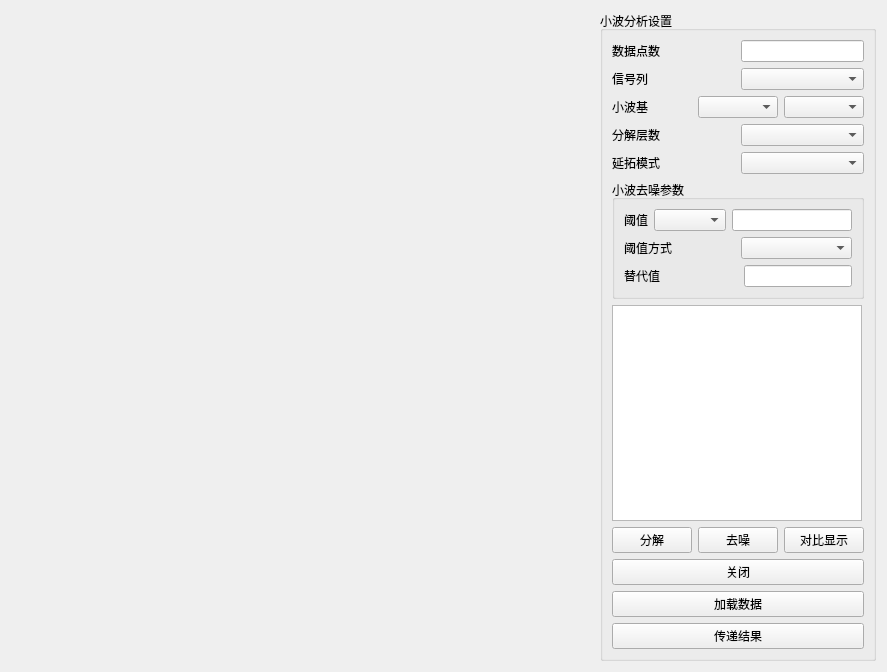
<?xml version="1.0" encoding="UTF-8"?>
<ui version="4.0">
 <class>wavelet</class>
 <widget class="QWidget" name="wavelet">
  <property name="geometry">
   <rect>
    <x>0</x>
    <y>0</y>
    <width>887</width>
    <height>672</height>
   </rect>
  </property>
   <property name="windowTitle">
    <string>小波分析</string>
  </property>
  <layout class="QHBoxLayout" name="horizontalLayout_9">
   <item>
    <widget class="QWidget" name="widget" native="true">
     <layout class="QVBoxLayout" name="verticalLayout_2">
      <item>
       <layout class="QVBoxLayout" name="verticalLayout"/>
      </item>
     </layout>
    </widget>
   </item>
   <item>
    <widget class="QGroupBox" name="groupBox">
     <property name="sizePolicy">
      <sizepolicy hsizetype="Maximum" vsizetype="Preferred">
       <horstretch>0</horstretch>
       <verstretch>0</verstretch>
      </sizepolicy>
     </property>
      <property name="title">
       <string>小波分析设置</string>
     </property>
     <layout class="QVBoxLayout" name="verticalLayout_4">
      <item>
       <layout class="QHBoxLayout" name="horizontalLayout">
        <item>
         <widget class="QLabel" name="label">
           <property name="text">
            <string>数据点数</string>
          </property>
         </widget>
        </item>
        <item>
         <widget class="QLineEdit" name="LE_size">
          <property name="sizePolicy">
           <sizepolicy hsizetype="Fixed" vsizetype="Fixed">
            <horstretch>0</horstretch>
            <verstretch>0</verstretch>
           </sizepolicy>
          </property>
          <property name="maximumSize">
           <size>
            <width>200</width>
            <height>16777215</height>
           </size>
          </property>
         </widget>
        </item>
       </layout>
      </item>
      <item>
       <layout class="QHBoxLayout" name="horizontalLayout_column">
        <item>
         <widget class="QLabel" name="label_column">
          <property name="text">
           <string>信号列</string>
          </property>
         </widget>
        </item>
        <item>
         <widget class="QComboBox" name="comb_column"/>
        </item>
       </layout>
      </item>
      <item>
       <layout class="QHBoxLayout" name="horizontalLayout_2">
        <item>
         <widget class="QLabel" name="label_2">
           <property name="text">
            <string>小波基</string>
          </property>
         </widget>
        </item>
        <item>
         <widget class="QComboBox" name="comb_families"/>
        </item>
        <item>
         <widget class="QComboBox" name="comb_family"/>
        </item>
       </layout>
      </item>
      <item>
       <layout class="QHBoxLayout" name="horizontalLayout_3">
        <item>
         <widget class="QLabel" name="label_3">
           <property name="text">
            <string>分解层数</string>
          </property>
         </widget>
        </item>
        <item>
         <widget class="QComboBox" name="comb_Level"/>
        </item>
       </layout>
      </item>
      <item>
       <layout class="QHBoxLayout" name="horizontalLayout_4">
        <item>
         <widget class="QLabel" name="label_4">
           <property name="text">
            <string>延拓模式</string>
          </property>
         </widget>
        </item>
        <item>
         <widget class="QComboBox" name="comb_modes"/>
        </item>
       </layout>
      </item>
      <item>
       <widget class="QGroupBox" name="groupBox_2">
         <property name="title">
          <string>小波去噪参数</string>
        </property>
        <layout class="QVBoxLayout" name="verticalLayout_3">
         <item>
          <layout class="QHBoxLayout" name="horizontalLayout_5">
           <item>
            <widget class="QLabel" name="label_5">
              <property name="text">
               <string>阈值</string>
             </property>
            </widget>
           </item>
           <item>
            <widget class="QComboBox" name="combo_value"/>
           </item>
           <item>
            <widget class="QLineEdit" name="LE_value"/>
           </item>
          </layout>
         </item>
         <item>
          <layout class="QHBoxLayout" name="horizontalLayout_6">
           <item>
            <widget class="QLabel" name="label_6">
             <property name="sizePolicy">
              <sizepolicy hsizetype="Preferred" vsizetype="Preferred">
               <horstretch>0</horstretch>
               <verstretch>0</verstretch>
              </sizepolicy>
             </property>
              <property name="text">
               <string>阈值方式</string>
             </property>
            </widget>
           </item>
           <item>
            <widget class="QComboBox" name="comb_opt">
             <property name="sizePolicy">
              <sizepolicy hsizetype="Preferred" vsizetype="Fixed">
               <horstretch>0</horstretch>
               <verstretch>0</verstretch>
              </sizepolicy>
             </property>
            </widget>
           </item>
          </layout>
         </item>
         <item>
          <layout class="QHBoxLayout" name="horizontalLayout_7">
           <item>
            <widget class="QLabel" name="label_7">
              <property name="text">
               <string>替代值</string>
             </property>
            </widget>
           </item>
           <item>
            <widget class="QLineEdit" name="LE_substitute">
             <property name="sizePolicy">
              <sizepolicy hsizetype="Maximum" vsizetype="Fixed">
               <horstretch>0</horstretch>
               <verstretch>0</verstretch>
              </sizepolicy>
             </property>
             <property name="text">
              <string/>
             </property>
            </widget>
           </item>
          </layout>
         </item>
        </layout>
       </widget>
      </item>
      <item>
       <widget class="QTextBrowser" name="textBrowser">
        <property name="sizePolicy">
         <sizepolicy hsizetype="Minimum" vsizetype="Expanding">
          <horstretch>0</horstretch>
          <verstretch>0</verstretch>
         </sizepolicy>
        </property>
        <property name="maximumSize">
         <size>
          <width>250</width>
          <height>16777215</height>
         </size>
        </property>
       </widget>
      </item>
      <item>
       <layout class="QHBoxLayout" name="horizontalLayout_8">
        <item>
         <widget class="QPushButton" name="btn_analyze">
           <property name="text">
            <string>分解</string>
          </property>
         </widget>
        </item>
        <item>
         <widget class="QPushButton" name="btn_denoiser">
           <property name="text">
            <string>去噪</string>
          </property>
         </widget>
        </item>
        <item>
         <widget class="QPushButton" name="btn_overlap">
           <property name="text">
            <string>对比显示</string>
          </property>
         </widget>
        </item>
       </layout>
      </item>
      <item>
       <widget class="QPushButton" name="btn_close">
         <property name="text">
          <string>关闭</string>
        </property>
       </widget>
      </item>
      <item>
       <widget class="QPushButton" name="btn_Load_2">
         <property name="text">
          <string>加载数据</string>
        </property>
       </widget>
      </item>
      <item>
       <widget class="QPushButton" name="btn_Transfer">
        <property name="text">
         <string>传递结果</string>
        </property>
       </widget>
      </item>
     </layout>
    </widget>
   </item>
  </layout>
 </widget>
 <resources/>
 <connections/>
</ui>
